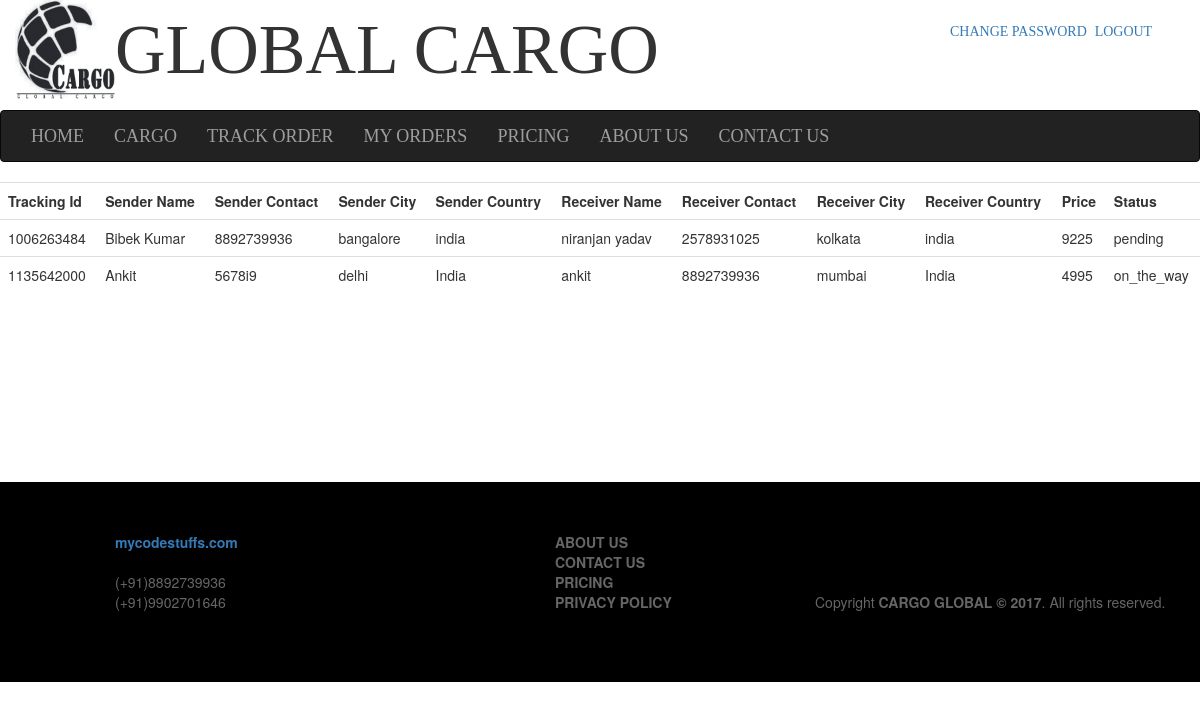
The app's page /my_orders.php (signed in) with its own data.
### tables this page shows
CREATE TABLE IF NOT EXISTS `cargo` (
  `id` int(11) NOT NULL,
  `tracking_id` bigint(20) NOT NULL,
  `sender_name` varchar(50) NOT NULL,
  `sender_email` varchar(50) NOT NULL,
  `sender_contact` varchar(11) NOT NULL,
  `sender_address` varchar(255) NOT NULL,
  `sender_pin` int(11) NOT NULL,
  `sender_city` varchar(50) NOT NULL,
  `sender_country` varchar(50) NOT NULL,
  `receiver_name` varchar(50) NOT NULL,
  `receiver_email` varchar(70) NOT NULL,
  `receiver_contact` varchar(11) NOT NULL,
  `receiver_address` varchar(255) NOT NULL,
  `receiver_pin` int(11) NOT NULL,
  `receiver_city` varchar(50) NOT NULL,
  `receiver_country` varchar(50) NOT NULL,
  `weight` float NOT NULL,
  `volume` float NOT NULL,
  `basic_price` float NOT NULL,
  `weight_price` float NOT NULL,
  `volume_price` float NOT NULL,
  `total_price` float NOT NULL,
  `status` varchar(50) NOT NULL
);

### my_orders.php (the view, shortened to what this page needs)
<?php
include('header.php');
include('logo.php');
?>
<div class="min-height">
<?php
if(isset($_SESSION['login'])){
 $user_id=$_SESSION['login'];
$query="SELECT * FROM `cargo` WHERE `sender_email`='$user_id'";
$result=mysql_query($query);
if($result){
			if(mysql_num_rows($result)>=1){
			echo '<table class="table table-hover">
			<tr>
	<th>Tracking Id</th>
	<th>Sender Name</th>
	<th>Sender Contact</th>
	<th>Sender City</th>
	<th>Sender Country</th>
	<th>Receiver Name</th>
	<th>Receiver Contact</th>
	<th>Receiver City</th>
	<th>Receiver Country</th>
	<th>Price</th>
	<th>Status</th>
</tr>';
				while($rows=mysql_fetch_array($result)){
					echo'<tr>';
					echo'<td>';
					echo $tracking_id=$rows['tracking_id'];
					echo'</td>';
					echo'<td>';
					echo $rows['sender_name'];
					echo'</td>';
						echo'<td>';
					echo $rows['sender_contact'];
					echo'</td>';
						echo'<td>';
					echo $rows['sender_city'];
					echo'</td>';
						echo'<td>';
					echo $rows['sender_country'];
					echo'</td>';
							echo'<td>';
					echo $rows['receiver_name'];
					echo'</td>';
						echo'<td>';
					echo $rows['receiver_contact'];
					echo'</td>';
						echo'<td>';
					echo $rows['receiver_city'];
					echo'</td>';
						echo'<td>';
					echo $rows['receiver_country'];
					echo'</td>';
						echo'<td>';
					echo $rows['total_price'];
					echo'</td>';
					echo'<td>';
					echo $rows['status'];
					echo'</td>';
					echo'</tr>';
				}
			}else{
				echo '<div class="alert alert-danger" role="alert"><h4>You have not made any order yet !!!</h4></div>';
			}
		}else{
			echo "No request found!";
		}
	}else{
			echo '<div class="alert alert-danger" role="alert"><h4>Please login to check your orders !!!</h4></div>';
		}
?>
</table>
</div>
<?php
include('footer.php');
?>

### css/main.css (style rules this page uses)
.min-height { min-height: 300px; }

### records on screen
cargo: tracking "1006263484", sender_name "Bibek Kumar", sender_contact "8892739936", sender_city "bangalore", sender_country "india", receiver_name "niranjan yadav", receiver_contact "2578931025", receiver_city "kolkata", receiver_country "india", total_price "9225", status "pending"
cargo: tracking "1135642000", sender_name "Ankit", sender_contact "5678i9", sender_city "delhi", sender_country "India", receiver_name "ankit", receiver_contact "8892739936", receiver_city "mumbai", receiver_country "India", total_price "4995", status "on_the_way"
